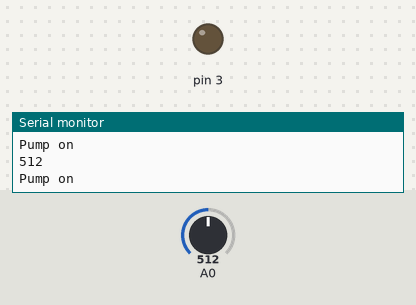
Bench run of a sketch on a simulated Arduino Uno, built with avr-gcc and run on an emulated ATmega328P. Parts: output pins drawn as LEDs (lit = HIGH), the last lines printed to the serial monitor. The test bench sets the inputs (shaded band); at power-on: A0 = 512.

Above: at 1.8 s.
1.9 s: A0 set to 636
3.4 s: A0 set to 668
At 5.2 s:
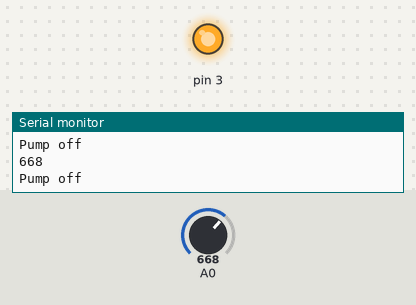
5.5 s: A0 set to 511
At 6.9 s:
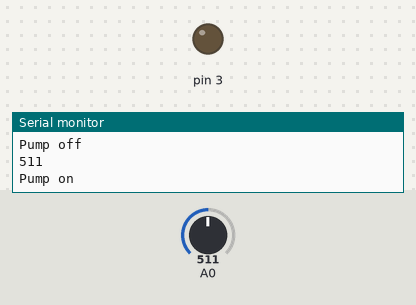
7.5 s: A0 set to 716
At 8.4 s:
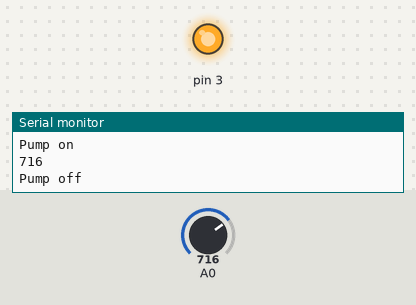
Timing chart, 0 to 10.5 s (numbered marks = the images above; inputs shaded):
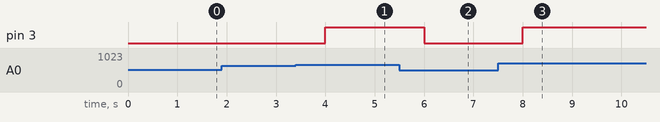

Measured:
- the behaviour switches between 649 and 650 on A0 (found by bisection; images 0 and 1)
- after the input at 3.4 s, pin 3: LOW → HIGH after 0.60 s
- after the input at 5.5 s, pin 3: HIGH → LOW after 0.50 s
- after the input at 7.5 s, pin 3: LOW → HIGH after 0.50 s

The sketch:

sketch_sep29a.ino
```cpp
int soilMoistureValue = 0;
int percentage = 0;

void setup() {
  pinMode(3, OUTPUT);
    pinMode(A0, INPUT);
Serial.begin(9600);
}

void loop() {

  soilMoistureValue = analogRead(A0);
      Serial.println(soilMoistureValue);
  percentage = map(soilMoistureValue, 490, 1023, 0, 100);

  if (percentage < 30) {
    Serial.println("Pump on");
    digitalWrite(3, LOW);
  } else {
    Serial.println("Pump off");
    digitalWrite(3, HIGH);
  }
  delay(1000);
}
```
